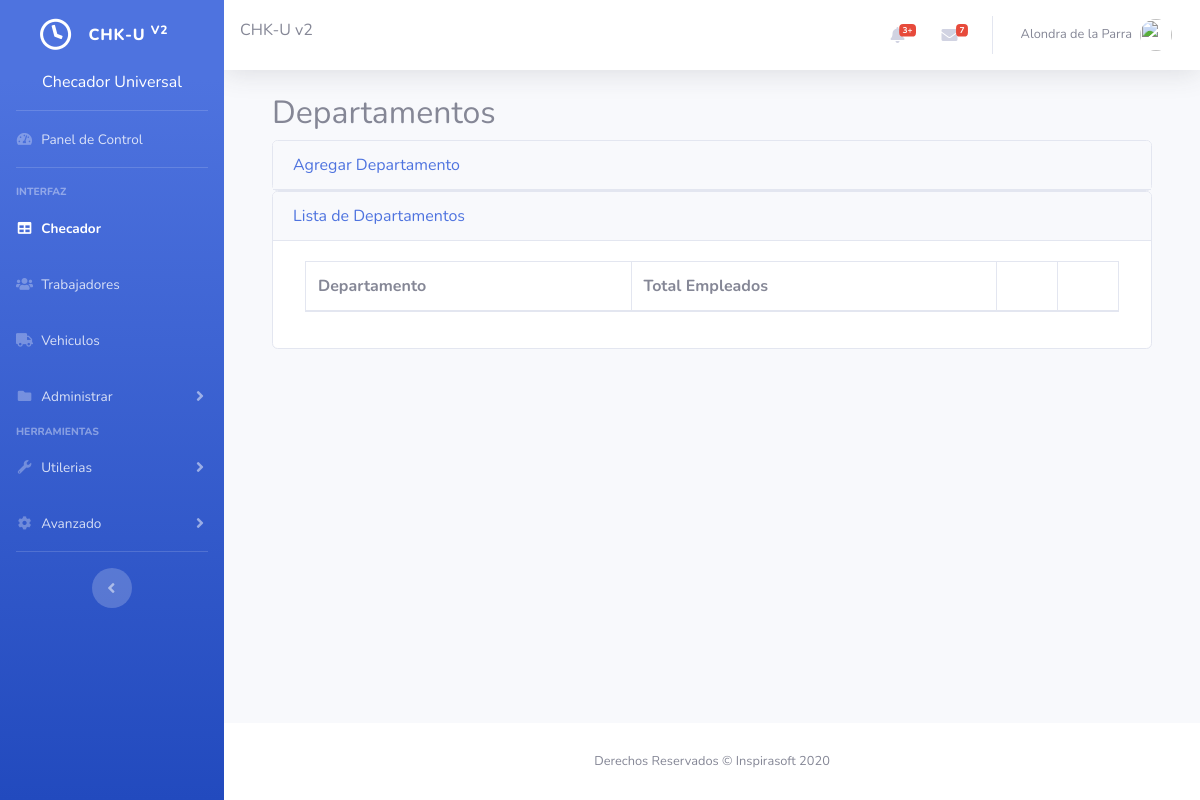
Before: /departamentos.php with the older database file.
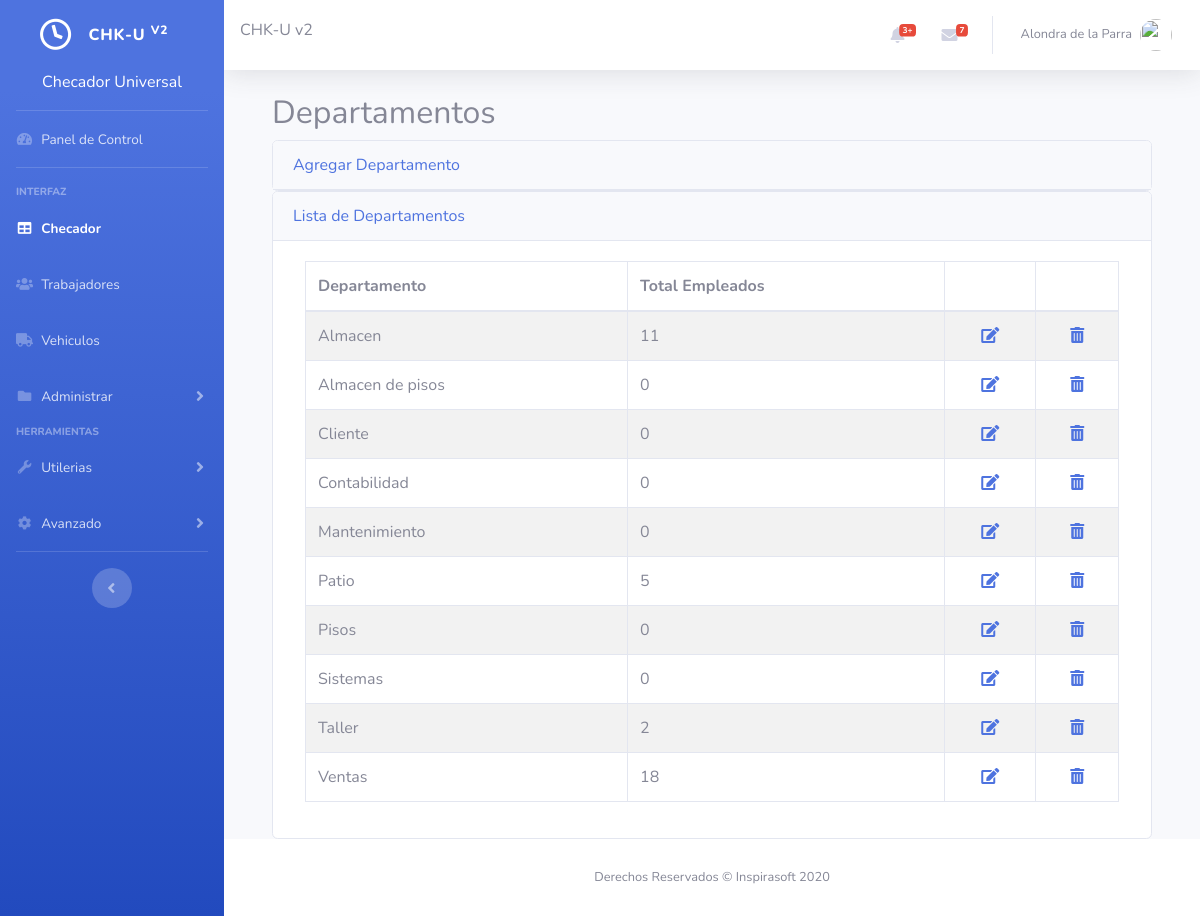
After: the same page with the newer database file.
### tables this page shows
CREATE TABLE `departamentos` (
  `id` int(11) NOT NULL,
  `departamento` varchar(60) NOT NULL
);

### departamentos.php (the view, shortened to what this page needs)
<?php
include 'header.html';
include 'sidebar.php';
$sql_departamentos = "SELECT * FROM departamentos";
$consulta_departamentos = mysqli_query($conexion, $sql_departamentos);
?>
<div id="content">
    <?php include 'topbar.php'; ?>
    <div class="row alta_row">
        <div class="container-fluid">
            <div class="container">
                <h2>Departamentos</h2>
                <div id="accordion">
                    <div class="card">
                        <div class="card-header">
                            <a class="card-link" data-toggle="collapse" href="#Agregar_Incidencia">
                                Agregar Departamento
                            </a>
                        </div>
                    </div>
                </div>
                <div class="card">
                    <div class="card-header">
                        <a class="card-link" data-toggle="collapse" href="#lista_incidencias">
                            Lista de Departamentos
                        </a>
                    </div>
                    <div id="lista_incidencias" class="collapse show" data-parent="#accordion">
                        <div class="card-body">
                            <div class="container">
                                <div class="row">
                                    <div class="table-responsive">
                                        <table class="table table-striped table-bordered" style="width:100%" data-pagecount="1">
                                            <thead>
                                                <tr>
                                                    <th>Departamento</th>
                                                    <th>Total Empleados</th>
                                                    <th></th>
                                                    <th></th>
                                                </tr>
                                            </thead>
                                            <tbody>
                                                <?php
                                                while ($row_departamentos = mysqli_fetch_array($consulta_departamentos, MYSQLI_ASSOC)) {
                                                    $id_departamento = $row_departamentos['id'];
                                                    $nombre_departamento = $row_departamentos['departamento'];
                                                    $consulta_trabajadores = mysqli_query($conexion, "SELECT * FROM trabajadores WHERE id_departamento=$id_departamento");
                                                    $total_trabajadores = mysqli_num_rows($consulta_trabajadores);
                                                ?>
                                                    <tr>
                                                        <td><?php echo $nombre_departamento; ?></td>
                                                        <td><?php echo $total_trabajadores; ?></td>
                                                        <td style='text-align:center'>
                                                            <?php
                                                            echo "
                                                                <a data-toggle='modal' href='#modificar_departamento'
                                                                    onclick='editar(&quot;$id_departamento&quot;,
                                                                                    &quot;$nombre_departamento&quot;);'>
                                                                    <i class='fas fa-edit'></i>
                                                                </a>
                                                            ";
                                                            ?>
                                                        </td>
                                                        <td style='text-align:center'>
                                                            <?php
                                                            echo "
                                                                <a data-toggle='modal' href='#eliminar_departamento'
                                                                    onclick='eliminar(&quot;$id_departamento&quot;,
                                                                                      &quot;$nombre_departamento&quot;);'>
                                                                        <i class='fas fa-trash-alt'></i>
                                                                </a>
                                                            ";
                                                            ?>
                                                        </td>
                                                    </tr>
                                                <?php } ?>
                                            </tbody>
                                        </table>
                                    </div>
                                </div>
                            </div>
                        </div>
                    </div>
                </div>
            </div>
        </div>
    </div>
</div>
<?php include 'footer.php'; ?>

### sidebar.php (shortened to what this page needs)
<ul class="navbar-nav bg-gradient-primary sidebar sidebar-dark accordion" id="accordionSidebar">
    <a class="sidebar-brand d-flex align-items-center justify-content-center" href="index.php">
        <div class="sidebar-brand-icon rotate-n-15">
            <i class="far fa-clock"></i>
        </div>
        <div class="sidebar-brand-text mx-3">CHK-U <sup>v2</sup></div>
    </a>
    <p class="d-flex justify-content-center" style="color: #ffffff;">Checador Universal</p>
    <hr class="sidebar-divider my-0">
    <li class="nav-item">
        <a class="nav-link" href="index.php">
            <i class="fas fa-fw fa-tachometer-alt"></i>
            <span>Panel de Control</span></a>
    </li>
    <hr class="sidebar-divider">
    <div class="sidebar-heading">
        Interfaz
    </div>
    <li class="nav-item active">
        <a class="nav-link" href="checador.php">
            <i class="fas fa-fw fa-table"></i>
            <span>Checador</span></a>
    </li>
    <li class="nav-item">
        <a class="nav-link" href="trabajadores.php">
            <i class="fas fa-fw fa-users"></i>
            <span>Trabajadores</span></a>
    </li>
    <li class="nav-item">
        <a class="nav-link" href="unidades.php">
            <i class="fas fa-fw fa-truck"></i>
            <span>Vehiculos</span></a>
    </li>
    <li class="nav-item">
        <a class="nav-link collapsed" href="#" data-toggle="collapse" data-target="#collapsePages" aria-expanded="true" aria-controls="collapsePages">
            <i class="fas fa-fw fa-folder"></i>
            <span>Administrar</span>
        </a>
    </li>
    <div class="sidebar-heading">
        Herramientas
    </div>
    <li class="nav-item">
        <a class="nav-link collapsed" href="#" data-toggle="collapse" data-target="#collapseUtilities" aria-expanded="true" aria-controls="collapseUtilities">
            <i class="fas fa-fw fa-wrench"></i>
            <span>Utilerias</span>
        </a>
    </li>
    <li class="nav-item">
        <a class="nav-link collapsed" href="#" data-toggle="collapse" data-target="#collapseTwo" aria-expanded="true" aria-controls="collapseTwo">
            <i class="fas fa-fw fa-cog"></i>
            <span>Avanzado</span>
        </a>
    </li>
    <hr class="sidebar-divider d-none d-md-block">
    <div class="text-center d-none d-md-inline">
        <button class="rounded-circle border-0" id="sidebarToggle"></button>
    </div>
</ul>
<div id="content-wrapper" class="d-flex flex-column">

### topbar.php (shortened to what this page needs)
<nav class="navbar navbar-expand navbar-light bg-white topbar mb-4 static-top shadow">
    <h6>CHK-U v2</h6>
    <ul class="navbar-nav ml-auto">
        <li class="nav-item dropdown no-arrow mx-1">
            <a class="nav-link dropdown-toggle" href="#" id="alertsDropdown" role="button" data-toggle="dropdown" aria-haspopup="true" aria-expanded="false">
                <i class="fas fa-bell fa-fw"></i>
                <span class="badge badge-danger badge-counter">3+</span>
            </a>
        </li>
        <li class="nav-item dropdown no-arrow mx-1">
            <a class="nav-link dropdown-toggle" href="#" id="messagesDropdown" role="button" data-toggle="dropdown" aria-haspopup="true" aria-expanded="false">
                <i class="fas fa-envelope fa-fw"></i>
                <span class="badge badge-danger badge-counter">7</span>
            </a>
        </li>
        <li class="nav-item dropdown no-arrow">
            <a class="nav-link dropdown-toggle" href="#" id="userDropdown" role="button" data-toggle="dropdown" aria-haspopup="true" aria-expanded="false">
                <span class="mr-2 d-none d-lg-inline text-gray-600 small">Alondra de la Parra</span>
                <img class="img-profile rounded-circle" src="https://source.unsplash.com/QAB-WJcbgJk/60x60">
            </a>
        </li>
    </ul>
</nav>

### footer.php (shortened to what this page needs)
<footer class="sticky-footer bg-white">
    <div class="container my-auto">
        <div class="copyright text-center my-auto">
            <span>Derechos Reservados &copy; Inspirasoft 2020</span>
        </div>
    </div>
</footer>
</div>
</div>
</body>
</html>

Changed rows visible on the page:
added departamentos: departamento "Almacen", total_trabajadores "11"
added departamentos: departamento "Almacen de pisos", total_trabajadores "0"
added departamentos: departamento "Cliente", total_trabajadores "0"
added departamentos: departamento "Contabilidad", total_trabajadores "0"
added departamentos: departamento "Mantenimiento", total_trabajadores "0"
added departamentos: departamento "Patio", total_trabajadores "5"
added departamentos: departamento "Pisos", total_trabajadores "0"
added departamentos: departamento "Sistemas", total_trabajadores "0"
added departamentos: departamento "Taller", total_trabajadores "2"
added departamentos: departamento "Ventas", total_trabajadores "18"
